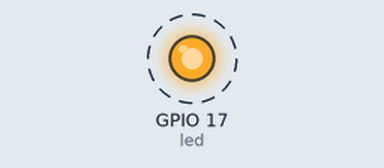
Bench run of a program on a simulated Raspberry Pi (BCM pin numbers). Parts: output pins drawn as LEDs (lit = HIGH). Dashed ring = blinking. The clock reads 2024-03-15 10:24:30 at power-on unless the program sets it; what the program prints to the terminal is not drawn. At 20.0 s the program stops and its outputs stay as they are.

Above: at 0.05 s.
Timing chart, 0 to 3.0 s (numbered marks = the images above):
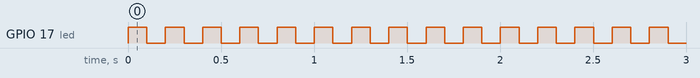

The program:

led.py
```python
from gpiozero import LED
import time

led = LED(17)
print ("Start : %s" % time.ctime())
count = 0
while (count<100):
	led.on()
	print("Led on ",count)
	time.sleep( 0.1 )
	led.off()
	#print("led off")
	time.sleep( 0.1)
	count = count+1
print("End : %s" % time.ctime())
```

Measured:
- by itself, GPIO 17 (led): alternates HIGH for 0.10 s and LOW for 0.10 s, 200 changes in all, then stays LOW
